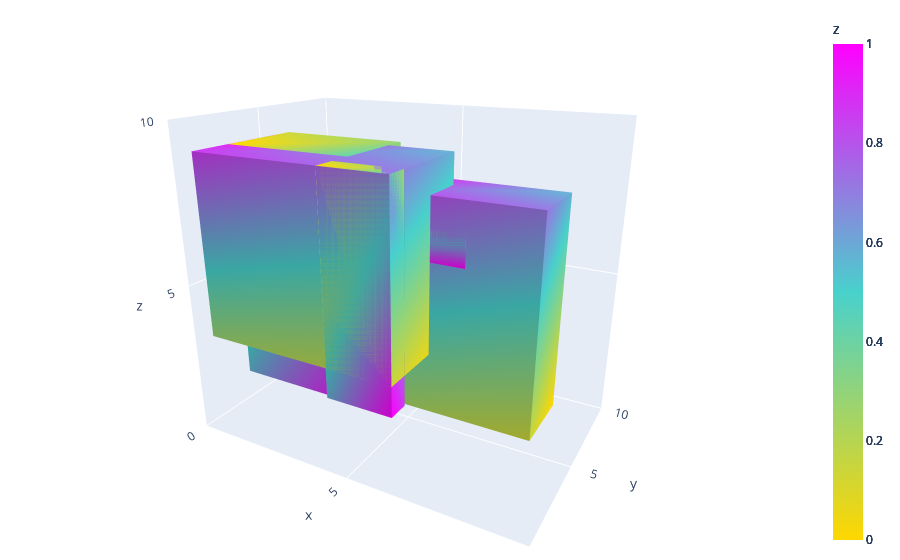

Notebook code cell kept with this figure:
### Code cell
def add_mesh_3d(fig, coordinates: np.array):
    fig.add_trace(
        go.Mesh3d(
            # 8 vertices of a cube
            x=coordinates[0],
            y=coordinates[1],
            z=coordinates[2],
            colorbar_title='z',
            colorscale=[[0, 'gold'],
                        [0.5, 'mediumturquoise'],
                        [1, 'magenta']],
            # Intensity of each vertex, which will be interpolated and color-coded
            intensity = np.linspace(0, 1, 8, endpoint=True),
            # i, j and k give the vertices of triangles
            i = [7, 0, 0, 0, 4, 4, 6, 6, 4, 0, 3, 2],
            j = [3, 4, 1, 2, 5, 6, 5, 2, 0, 1, 6, 3],
            k = [0, 7, 2, 3, 6, 7, 1, 1, 5, 5, 7, 6],
            name='y',
            flatshading=True
        )
    )
    
fig = go.Figure()

for box in boxes:
    add_mesh_3d(fig, box)

fig.update_layout(
    scene = {
        "xaxis": {
            "nticks": 4, 
            "range": [0,10],
        },
        "yaxis": {
            "nticks": 4, 
            "range": [0, 10],
        },
        "zaxis": {
            "nticks": 4, 
            "range": [0,10],
        },
    },
    width=700,
    margin=dict(r=20, l=10, b=10, t=10))

fig.show()

### Figure 1 — Plotly figure (JSON) as saved in the notebook; plotly's stock layout.template omitted (floating-point values rounded to 4 significant figures)
{"data": [{"colorbar": {"title": {"text": "z"}}, "colorscale": [[0, "gold"], [0.5, "mediumturquoise"], [1, "magenta"]], "flatshading": true, "i": [7, 0, 0, 0, 4, 4, 6, 6, 4, 0, 3, 2], "intensity": [0, 0.1429, 0.2857, 0.4286, 0.5714, 0.7143, 0.8571, 1], "j": [3, 4, 1, 2, 5, 6, 5, 2, 0, 1, 6, 3], "k": [0, 7, 2, 3, 6, 7, 1, 1, 5, 5, 7, 6], "name": "y", "type": "mesh3d", "x": [9, 9, 4, 4, 9, 9, 4, 4], "y": [7, 4, 4, 7, 7, 4, 4, 7], "z": [1, 1, 1, 1, 8, 8, 8, 8]}, {"colorbar": {"title": {"text": "z"}}, "colorscale": [[0, "gold"], [0.5, "mediumturquoise"], [1, "magenta"]], "flatshading": true, "i": [7, 0, 0, 0, 4, 4, 6, 6, 4, 0, 3, 2], "intensity": [0, 0.1429, 0.2857, 0.4286, 0.5714, 0.7143, 0.8571, 1], "j": [3, 4, 1, 2, 5, 6, 5, 2, 0, 1, 6, 3], "k": [0, 7, 2, 3, 6, 7, 1, 1, 5, 5, 7, 6], "name": "y", "type": "mesh3d", "x": [4, 4, 6, 6, 4, 4, 6, 6], "y": [1, 2, 2, 1, 1, 2, 2, 1], "z": [9, 9, 9, 9, 2, 2, 2, 2]}, {"colorbar": {"title": {"text": "z"}}, "colorscale": [[0, "gold"], [0.5, "mediumturquoise"], [1, "magenta"]], "flatshading": true, "i": [7, 0, 0, 0, 4, 4, 6, 6, 4, 0, 3, 2], "intensity": [0, 0.1429, 0.2857, 0.4286, 0.5714, 0.7143, 0.8571, 1], "j": [3, 4, 1, 2, 5, 6, 5, 2, 0, 1, 6, 3], "k": [0, 7, 2, 3, 6, 7, 1, 1, 5, 5, 7, 6], "name": "y", "type": "mesh3d", "x": [0, 0, 4, 4, 0, 0, 4, 4], "y": [3, 7, 7, 3, 3, 7, 7, 3], "z": [9, 9, 9, 9, 1, 1, 1, 1]}, {"colorbar": {"title": {"text": "z"}}, "colorscale": [[0, "gold"], [0.5, "mediumturquoise"], [1, "magenta"]], "flatshading": true, "i": [7, 0, 0, 0, 4, 4, 6, 6, 4, 0, 3, 2], "intensity": [0, 0.1429, 0.2857, 0.4286, 0.5714, 0.7143, 0.8571, 1], "j": [3, 4, 1, 2, 5, 6, 5, 2, 0, 1, 6, 3], "k": [0, 7, 2, 3, 6, 7, 1, 1, 5, 5, 7, 6], "name": "y", "type": "mesh3d", "x": [0, 0, 7, 7, 0, 0, 7, 7], "y": [4, 6, 6, 4, 4, 6, 6, 4], "z": [7, 7, 7, 7, 6, 6, 6, 6]}, {"colorbar": {"title": {"text": "z"}}, "colorscale": [[0, "gold"], [0.5, "mediumturquoise"], [1, "magenta"]], "flatshading": true, "i": [7, 0, 0, 0, 4, 4, 6, 6, 4, 0, 3, 2], "intensity": [0, 0.1429, 0.2857, 0.4286, 0.5714, 0.7143, 0.8571, 1], "j": [3, 4, 1, 2, 5, 6, 5, 2, 0, 1, 6, 3], "k": [0, 7, 2, 3, 6, 7, 1, 1, 5, 5, 7, 6], "name": "y", "type": "mesh3d", "x": [6, 6, 0, 0, 6, 6, 0, 0], "y": [6, 1, 1, 6, 6, 1, 1, 6], "z": [3, 3, 3, 3, 9, 9, 9, 9]}], "layout": {"autosize": true, "margin": {"b": 10, "l": 10, "r": 20, "t": 10}, "scene": {"aspectmode": "auto", "aspectratio": {"x": 1.191, "y": 0.7937, "z": 1.058}, "camera": {"center": {"x": 0, "y": 0, "z": 0}, "eye": {"x": 0.9846, "y": -1.768, "z": 0.7703}, "projection": {"type": "perspective"}, "up": {"x": 0, "y": 0, "z": 1}}, "xaxis": {"nticks": 4, "range": [0, 10], "type": "linear"}, "yaxis": {"nticks": 4, "range": [0, 10], "type": "linear"}, "zaxis": {"nticks": 4, "range": [0, 10], "type": "linear"}}}}
